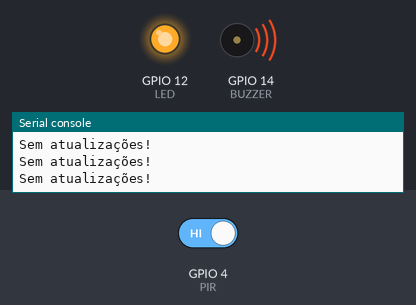
A program run on a simulated ESP32 board running MicroPython. Shown: output pins drawn as LEDs (lit = HIGH), buzzer (waves = sounding), the last lines printed to the serial console. The test bench sets the inputs (shaded band); at power-on: GPIO 4 (PIR) HIGH. WiFi joins after 1.5 s; random numbers come from a fixed seed; no MQTT or app messages arrive unless stated.

Above: at 2.8 s.
2.9 s: GPIO 4 (PIR) driven LOW
At 4.0 s:
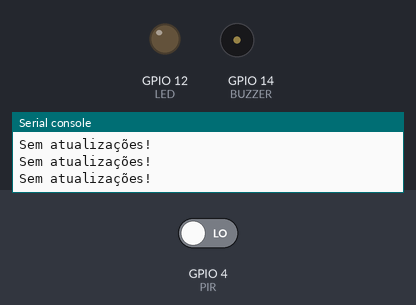
4.4 s: GPIO 4 (PIR) driven HIGH
At 4.53 s:
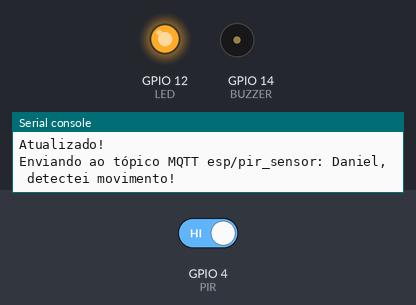
Timing chart, 0 to 13.4 s (numbered marks = the images above; inputs shaded):
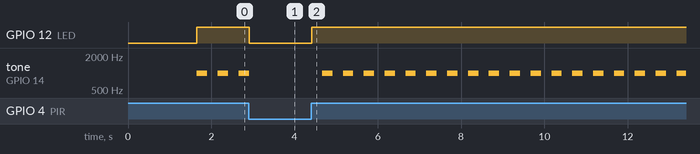

The program:

atividade_2_-_sensor_PIR_e_IoT.py
```python
"""
   Atividade 2 de 2 - Curso Utilização do Aplicativo Wokwi (CPS)
   DANIEL RODRIGUES DE SOUSA 30/05/2025
   PROJETO: https://wokwi.com/projects/431587362514477057 */

Quando o Sensor PIR detectar movimento, um LED conectado a um pino digital e um Buzzer
conectado em outro pino digital (poderá usar digitalWrite, PWM ou Tone, escolha uma das
formas) deverão ser ativados e deverá também enviar uma mensagem a um broker MQTT que
houve detecção de movimento no ambiente, e quando houver ausência de movimento, o LED
e o Buzzer deverão ser desativados e deverá cessar o envio de mensagens ao broker MQTT.
Poderá ser programado em linguagem C/C++ do Arduino ou linguagem MicroPhyton (escolha uma
das linguagens). Considere na mensagem enviada ao broker, uma frase contendo seu nome,
por exemplo: “João, detectei movimento!”
Considere como plataforma de testes, o site do MQTT Cool: https://testclient-cloud.mqtt.cool

"""
import network
import time
import urandom

from machine import Pin, PWM
from umqtt.simple import MQTTClient

# Configuração dos pinos
PIR = Pin(4, Pin.IN)       # Sensor de movimento PIR no pino D4
LED = Pin(12, Pin.OUT)     # LED no pino D12
BUZZER = Pin(14)           # Buzzer no pino D14

# Configuração do servidor MQTT
SERVIDOR     = "test.mosquitto.org"     # Broker MQTT público
MQTT_TOPICO  = "esp/pir_sensor"         # Tópico onde as mensagens serão publicadas

# Função para gerar uma seed aleatória baseada no tempo de conexão
def seed_aleatoria(seed_val):
    urandom.seed(seed_val ^ urandom.getrandbits(16))

# Função para gerar um número aleatório entre min_val e max_val
def numero_aleatorio(min_val, max_val):
    return min_val + urandom.getrandbits(16) % (max_val - min_val + 1)

# Conexão com a rede Wi-Fi
print("Conectando-se ao WiFi ", end="")
sta_if = network.WLAN(network.STA_IF)
sta_if.active(True)
sta_if.connect('Wokwi-GUEST', '')  # Rede Wi-Fi simulada do Wokwi

# Medição do tempo de conexão
inicio = time.ticks_us()
while not sta_if.isconnected():
    pass
fim = time.ticks_us()
tempo_conexao = time.ticks_diff(fim, inicio)

print("Conectado!")
print("Tempo de conexão (us):", tempo_conexao)

# Geração de um nome de cliente MQTT aleatório
seed_aleatoria(tempo_conexao)
num_aleatorio = numero_aleatorio(1, 1000)

# Conexão com o broker MQTT
print("Conectando-se ao servidor MQTT... ", end="")
nome_cliente = "ClienteID-" + str(num_aleatorio)
client = MQTTClient(nome_cliente, SERVIDOR, 1883)
client.connect()

print("Conectado! ")
print("Nome do cliente: " + nome_cliente)

# Inicialização de variáveis
mensagem = ''
prev_mensagem = ''
flag_buzzer = 0

# Configuração do PWM para o buzzer
pwm_buzzer = PWM(BUZZER)
pwm_buzzer.freq(1000)

# Loop principal
while True:
    valor = PIR.value()  # Leitura do sensor PIR

    if valor == 0:
        # Sem movimento: desliga LED e buzzer
        LED.off()
        pwm_buzzer.duty(0)
        mensagem = ''
        prev_mensagem = ''
    else:
        # Movimento detectado: liga LED e alterna o buzzer
        LED.on()

        if flag_buzzer == 0:
            flag_buzzer = 1
            pwm_buzzer.duty(512)  # Liga o buzzer
        else:
            flag_buzzer = 0
            pwm_buzzer.duty(0)    # Desliga o buzzer

        # Define a mensagem a ser enviada
        if mensagem == '':
            mensagem = 'Daniel, detectei movimento!'

    # Envia a mensagem MQTT se for nova
    if mensagem != '' and mensagem != prev_mensagem:
        print("Atualizado!")
        print("Enviando ao tópico MQTT {}: {}".format(MQTT_TOPICO, mensagem))
        client.publish(MQTT_TOPICO, mensagem)
        prev_mensagem = mensagem
    else:
        print("Sem atualizações!")

    time.sleep(0.25)  # Pequeno atraso para evitar sobrecarga
```

Measured:
- after the input at 2.9 s, GPIO 12 (LED): HIGH → LOW at once
- after the input at 4.4 s, GPIO 12 (LED): LOW → HIGH at once; tone on GPIO 14 (BUZZER): alternates 1000 Hz for 0.25 s and silent for 0.25 s, starting after 0.26 s
